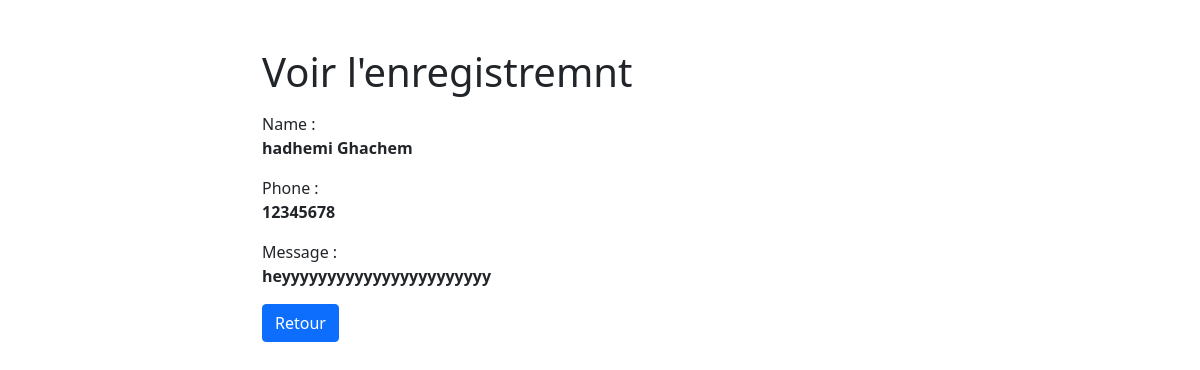
The page /readContact.php?id=3 on the database its author committed.
### tables this page shows
CREATE TABLE `contact` (
  `id` int(11) NOT NULL,
  `name` text NOT NULL,
  `phone` text NOT NULL,
  `message` text NOT NULL
);

### readContact.php (the view, shortened to what this page needs)
<?php
if(isset($_GET["id"]) && !empty(trim($_GET["id"]))){
    require_once "config.php";
    $sql = "SELECT * FROM contact WHERE id = ?";
    if($stmt = mysqli_prepare($conn, $sql)){
        mysqli_stmt_bind_param($stmt, "i", $param_id);
        if(mysqli_stmt_execute($stmt)){
            $result = mysqli_stmt_get_result($stmt);
            if(mysqli_num_rows($result) == 1){
                $row = mysqli_fetch_array($result, MYSQLI_ASSOC);
            } else{
                header("location: error.php");
                exit();
            }
        } else{
            echo "Oops! une erreur est survenue.";
        }
    }
} else{
    header("location: error.php");
    exit();
}
?>
<!DOCTYPE html>
<html lang="en">
<head>
    <link href="https://cdn.jsdelivr.net/npm/bootstrap@5.1.3/dist/css/bootstrap.min.css" rel="stylesheet">
</head>
<body>
    <div class="wrapper">
        <div class="container-fluid">
            <div class="row">
                <div class="col-md-12">
                    <h1 class="mt-5 mb-3">Voir l'enregistremnt</h1>
                    <div class="form-group">
                        <label>Name :</label>
                        <p><b><?php echo $row["name"]; ?></b></p>
                    </div>
                    <div class="form-group">
                        <label>Phone :</label>
                        <p><b><?php echo $row["phone"]; ?></b></p>
                    </div>
                    <div class="form-group">
                        <label>Message :</label>
                        <p><b><?php echo $row["message"]; ?></b> </p>
                    </div>
                    <p><a href="contactList.php" class="btn btn-primary">Retour</a></p>
                </div>
            </div>
        </div>
    </div>
</body>
</html>

### readContact.php (style rules this page uses)
.wrapper { width: 700px; margin: 0 auto; }

### rows shown on the page
contact: name "hadhemi Ghachem", phone "12345678", message "heyyyyyyyyyyyyyyyyyyyyyyy"
